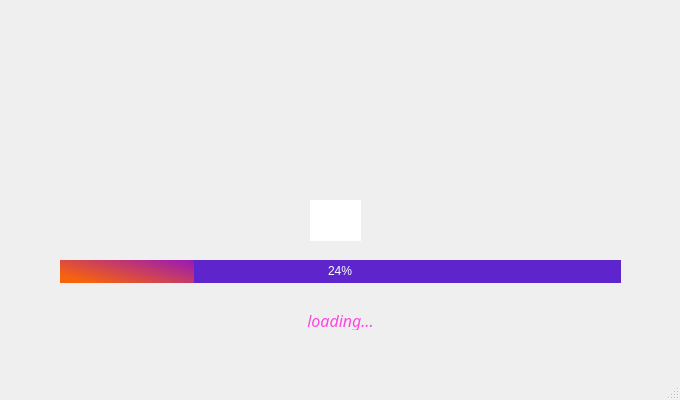
<?xml version="1.0" encoding="UTF-8"?>
<ui version="4.0">
 <class>SplashScreen</class>
 <widget class="QMainWindow" name="SplashScreen">
  <property name="geometry">
   <rect>
    <x>0</x>
    <y>0</y>
    <width>680</width>
    <height>400</height>
   </rect>
  </property>
  <property name="windowTitle">
   <string>MainWindow</string>
  </property>
  <widget class="QWidget" name="centralwidget">
   <layout class="QVBoxLayout" name="verticalLayout">
    <property name="spacing">
     <number>0</number>
    </property>
    <property name="leftMargin">
     <number>10</number>
    </property>
    <property name="topMargin">
     <number>10</number>
    </property>
    <property name="rightMargin">
     <number>10</number>
    </property>
    <property name="bottomMargin">
     <number>10</number>
    </property>
    <item>
     <widget class="QFrame" name="dropShadowFrame">
      <property name="styleSheet">
       <string notr="true">QFrame{
	
	
	image: url(:/title/splash-title.png);
	color: rgba(243, 4, 151, 100);
	border-radius: 20px;
}</string>
      </property>
      <property name="frameShape">
       <enum>QFrame::StyledPanel</enum>
      </property>
      <property name="frameShadow">
       <enum>QFrame::Raised</enum>
      </property>
      <widget class="QGraphicsView" name="fish">
       <property name="geometry">
        <rect>
         <x>300</x>
         <y>190</y>
         <width>51</width>
         <height>41</height>
        </rect>
       </property>
       <property name="acceptDrops">
        <bool>false</bool>
       </property>
       <property name="styleSheet">
        <string notr="true">border-image: url(:/fish/splash-fish.png);</string>
       </property>
       <property name="interactive">
        <bool>false</bool>
       </property>
      </widget>
      <widget class="QProgressBar" name="progressBar">
       <property name="geometry">
        <rect>
         <x>50</x>
         <y>250</y>
         <width>561</width>
         <height>23</height>
        </rect>
       </property>
       <property name="styleSheet">
        <string notr="true">QProgressBar {
	
	background-color: rgb(94, 37, 204);
	color: rgb(255, 255, 255);
	border-style: none;
	border-radius: 30px;
	text-align: center;
}

QProgressBar::chunk {
	border-radius: 20px;
	background-color: qlineargradient(spread:pad, x1:0, y1:0.67, x2:1, y2:0, stop:0 rgba(247, 99, 12, 255), stop:1 rgba(243, 4, 151, 100));
}
</string>
       </property>
       <property name="value">
        <number>24</number>
       </property>
      </widget>
      <widget class="QLabel" name="label">
       <property name="geometry">
        <rect>
         <x>0</x>
         <y>300</y>
         <width>661</width>
         <height>20</height>
        </rect>
       </property>
       <property name="font">
        <font>
         <family>Lucida Sans Typewriter</family>
         <pointsize>12</pointsize>
         <weight>50</weight>
         <italic>true</italic>
         <bold>false</bold>
        </font>
       </property>
       <property name="styleSheet">
        <string notr="true">color: rgb(255, 69, 224)</string>
       </property>
       <property name="text">
        <string>loading...</string>
       </property>
       <property name="alignment">
        <set>Qt::AlignCenter</set>
       </property>
      </widget>
     </widget>
    </item>
   </layout>
  </widget>
  <widget class="QStatusBar" name="statusbar"/>
 </widget>
 <resources>
  <include location="res_splash.qrc"/>
 </resources>
 <connections/>
</ui>
